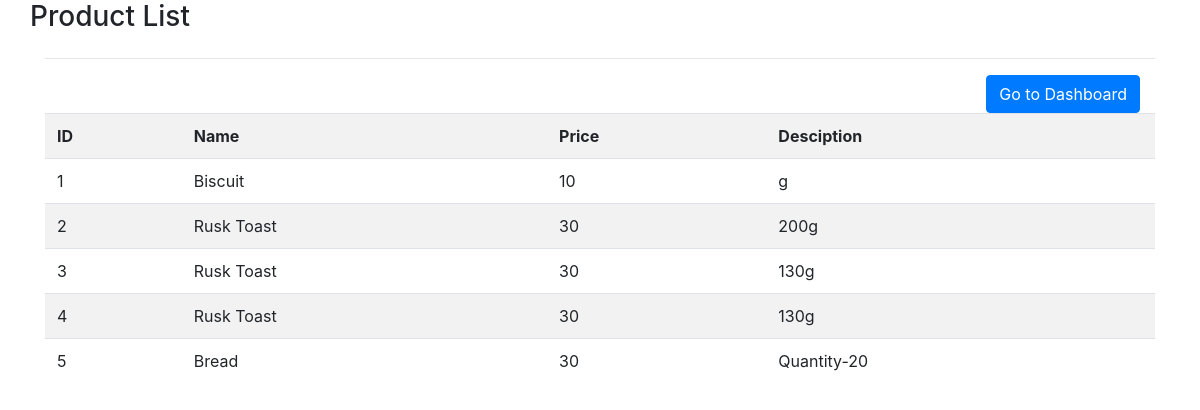
Screenshot of /codelgniter/index.php/product/ProductList with the database file from the repository.
### tables this page shows
CREATE TABLE `pformdb` (
  `id` int(50) NOT NULL,
  `name` varchar(50) NOT NULL,
  `price` bigint(100) NOT NULL,
  `description` varchar(100) NOT NULL
);

### codelgniter/application/controllers/product.php (called while the page is built, shortened)
<?php
class Product extends CI_Controller
{
      public function ProductList()
           {
            $this->load->model('Product_model');
            $pformdb = $this->Product_model->all();
            $data = array();
            $data['pformdb'] = $pformdb;
            $this->load->view('prolist',$data);
           }
}
?>

### codelgniter/index.php (called while the page is built, shortened)
<?php
require_once BASEPATH.'core/CodeIgniter.php';

### codelgniter/application/models/product_model.php (called while the page is built, shortened)
<?php
    class Product_model extends CI_model
    {
         public function all()
         {
           return $pformdb = $this->db->get('pformdb')->result_array();
         }
    }
?>

### codelgniter/application/views/prolist.php (the view, shortened to what this page needs)
<html>
<head>
        <link rel="stylesheet" type="text/css" href="<?php echo base_url().'assets/css/bootstrap.min.css';?>">
</head>
<body>
<div class="container">
<div class="row">
    <h3 Algin="center">Product List</h3>
 </div>
<hr>
        <div class="col-12 text-right">
             <a href=<?php echo base_url().'index.php/dashboard_controller/ShowDashboard';?> class="btn btn-primary">Go to Dashboard</a>
        </div>
<div class='row'>
        <div class="col-12">
           <table class="table table-striped">
             <tr>
               <th>ID</th>
               <th>Name</th>
               <th>Price</th>
               <th>Desciption</th>
            </tr>
            <?php
                if(!empty($pformdb))
                {
                        foreach($pformdb as $single_product_row){
                ?>
                <tr>
                <td> <?php echo $single_product_row['id'] ?> </td>
                <td> <?php echo $single_product_row['name'] ?> </td>
                <td> <?php echo $single_product_row['price'] ?> </td>
                <td> <?php echo $single_product_row['description'] ?> </td>
                </tr>
                <?php
                        }
                }
                ?>
</div>
</div>
</div>
</body>
</html>

### rows the page displays
pformdb: id "1", name "Biscuit", price "10", description "g"
pformdb: id "2", name "Rusk Toast", price "30", description "200g"
pformdb: id "3", name "Rusk Toast", price "30", description "130g"
pformdb: id "4", name "Rusk Toast", price "30", description "130g"
pformdb: id "5", name "Bread", price "30", description "Quantity-20"
